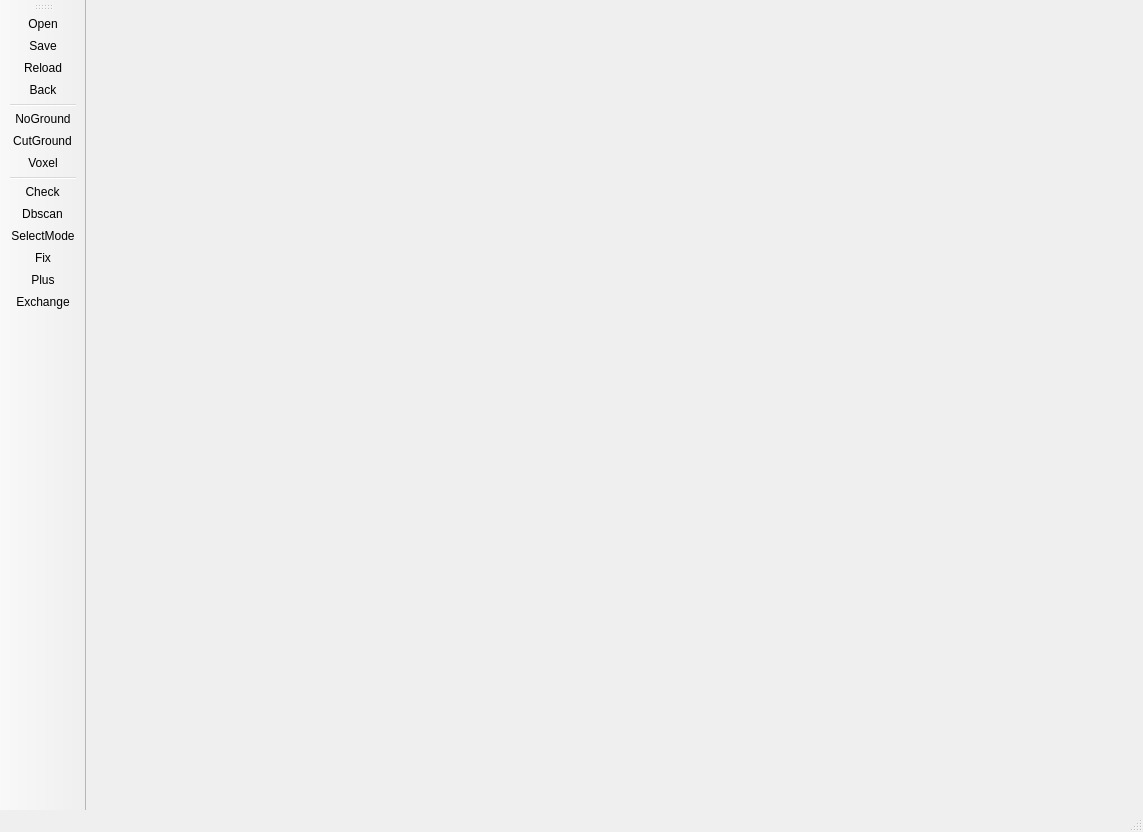
<?xml version="1.0" encoding="UTF-8"?>
<ui version="4.0">
 <class>MainWindow</class>
 <widget class="QMainWindow" name="MainWindow">
  <property name="geometry">
   <rect>
    <x>0</x>
    <y>0</y>
    <width>1143</width>
    <height>832</height>
   </rect>
  </property>
  <property name="windowTitle">
   <string>MainWindow</string>
  </property>
  <widget class="QWidget" name="centralwidget">
   <layout class="QGridLayout" name="gridLayout">
    <item row="0" column="0">
     <widget class="QVTKWidget" name="qvtkwidget" native="true">
      <property name="sizePolicy">
       <sizepolicy hsizetype="MinimumExpanding" vsizetype="MinimumExpanding">
        <horstretch>10</horstretch>
        <verstretch>0</verstretch>
       </sizepolicy>
      </property>
      <property name="minimumSize">
       <size>
        <width>500</width>
        <height>200</height>
       </size>
      </property>
      <property name="sizeIncrement">
       <size>
        <width>10</width>
        <height>10</height>
       </size>
      </property>
      <property name="baseSize">
       <size>
        <width>0</width>
        <height>0</height>
       </size>
      </property>
     </widget>
    </item>
   </layout>
  </widget>
  <widget class="QMenuBar" name="menubar">
   <property name="geometry">
    <rect>
     <x>0</x>
     <y>0</y>
     <width>1143</width>
     <height>23</height>
    </rect>
   </property>
  </widget>
  <widget class="QStatusBar" name="statusBar"/>
  <widget class="QToolBar" name="toolBar_2">
   <property name="windowTitle">
    <string>toolBar_2</string>
   </property>
   <attribute name="toolBarArea">
    <enum>LeftToolBarArea</enum>
   </attribute>
   <attribute name="toolBarBreak">
    <bool>false</bool>
   </attribute>
   <addaction name="actionOpen"/>
   <addaction name="actionSave"/>
   <addaction name="actionReload"/>
   <addaction name="actionBack"/>
   <addaction name="separator"/>
   <addaction name="actionNoGround"/>
   <addaction name="actionCutGround"/>
   <addaction name="actionvoxel"/>
   <addaction name="separator"/>
   <addaction name="actionCheck"/>
   <addaction name="actionDbscan"/>
   <addaction name="actionSelectMode"/>
   <addaction name="actionFix"/>
   <addaction name="actionPlus"/>
   <addaction name="actionExchange"/>
  </widget>
  <action name="actionOpen">
   <property name="icon">
    <iconset>
     <normaloff>:/Open.ico</normaloff>:/Open.ico</iconset>
   </property>
   <property name="text">
    <string>Open</string>
   </property>
   <property name="toolTip">
    <string>打开文件</string>
   </property>
  </action>
  <action name="actionSave">
   <property name="icon">
    <iconset>
     <normaloff>:/Save.ico</normaloff>:/Save.ico</iconset>
   </property>
   <property name="text">
    <string>Save</string>
   </property>
   <property name="toolTip">
    <string>导出文件</string>
   </property>
  </action>
  <action name="actionReload">
   <property name="icon">
    <iconset>
     <normaloff>:/Reload.ico</normaloff>:/Reload.ico</iconset>
   </property>
   <property name="text">
    <string>Reload</string>
   </property>
   <property name="toolTip">
    <string>重载</string>
   </property>
  </action>
  <action name="actionNoGround">
   <property name="icon">
    <iconset>
     <normaloff>:/NoGround.ico</normaloff>:/NoGround.ico</iconset>
   </property>
   <property name="text">
    <string>NoGround</string>
   </property>
   <property name="toolTip">
    <string>地面过滤</string>
   </property>
  </action>
  <action name="actionCutGround">
   <property name="icon">
    <iconset>
     <normaloff>:/CutGround.ico</normaloff>:/CutGround.ico</iconset>
   </property>
   <property name="text">
    <string>CutGround</string>
   </property>
   <property name="toolTip">
    <string>水平切割</string>
   </property>
  </action>
  <action name="actionvoxel">
   <property name="icon">
    <iconset>
     <normaloff>:/voxel.ico</normaloff>:/voxel.ico</iconset>
   </property>
   <property name="text">
    <string>Voxel</string>
   </property>
   <property name="toolTip">
    <string>点云缩放</string>
   </property>
  </action>
  <action name="actionLinear">
   <property name="icon">
    <iconset>
     <normaloff>:/linear.ico</normaloff>:/linear.ico</iconset>
   </property>
   <property name="text">
    <string>Linear</string>
   </property>
   <property name="toolTip">
    <string>线性提取</string>
   </property>
  </action>
  <action name="actionBack">
   <property name="icon">
    <iconset>
     <normaloff>:/back.ico</normaloff>:/back.ico</iconset>
   </property>
   <property name="text">
    <string>Back</string>
   </property>
   <property name="toolTip">
    <string>回退</string>
   </property>
  </action>
  <action name="actionExchange">
   <property name="icon">
    <iconset>
     <normaloff>:/Exchange.ico</normaloff>:/Exchange.ico</iconset>
   </property>
   <property name="text">
    <string>Exchange</string>
   </property>
   <property name="toolTip">
    <string>点云切换</string>
   </property>
  </action>
  <action name="actionDbscan">
   <property name="icon">
    <iconset>
     <normaloff>:/dbscan.ico</normaloff>:/dbscan.ico</iconset>
   </property>
   <property name="text">
    <string>Dbscan</string>
   </property>
   <property name="toolTip">
    <string>电线提取</string>
   </property>
  </action>
  <action name="actionPlus">
   <property name="icon">
    <iconset>
     <normaloff>:/plus.ico</normaloff>:/plus.ico</iconset>
   </property>
   <property name="text">
    <string>Plus</string>
   </property>
   <property name="toolTip">
    <string>添加KML</string>
   </property>
  </action>
  <action name="actionCheck">
   <property name="icon">
    <iconset>
     <normaloff>:/check.ico</normaloff>:/check.ico</iconset>
   </property>
   <property name="text">
    <string>Check</string>
   </property>
   <property name="toolTip">
    <string>框选确定</string>
   </property>
  </action>
  <action name="actionSelectMode">
   <property name="icon">
    <iconset>
     <normaloff>:/Select.ico</normaloff>:/Select.ico</iconset>
   </property>
   <property name="text">
    <string>SelectMode</string>
   </property>
   <property name="toolTip">
    <string>选择模式</string>
   </property>
  </action>
  <action name="actionFix">
   <property name="text">
    <string>Fix</string>
   </property>
   <property name="toolTip">
    <string>点云补全</string>
   </property>
  </action>
 </widget>
 <customwidgets>
  <customwidget>
   <class>QVTKWidget</class>
   <extends>QWidget</extends>
   <header location="global">QVTKWidget.h</header>
   <container>1</container>
  </customwidget>
 </customwidgets>
 <resources/>
 <connections/>
</ui>
